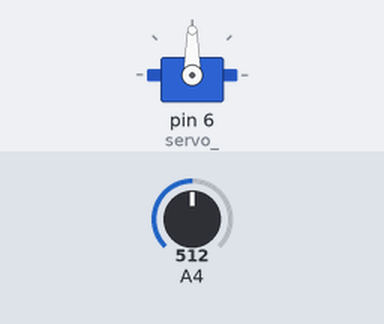
Simulated run of this sketch. Board: Arduino Uno, built with avr-gcc and run on an emulated ATmega328P. On the bench: servo. Inputs (shaded band) come from the test bench; at power-on: A4 = 512.

Above: at 1.2 s.
1.3 s: A4 set to 716
At 2.1 s:
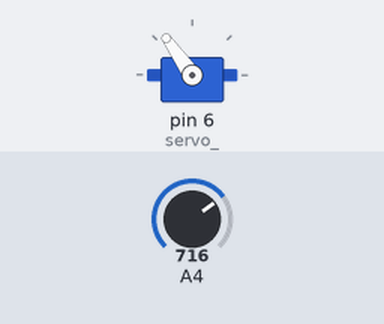
2.8 s: A4 set to 900
At 3.3 s:
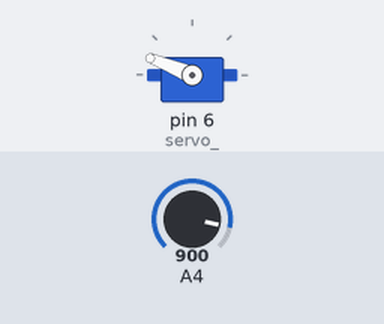
4.3 s: A4 set to 1023
At 5.5 s:
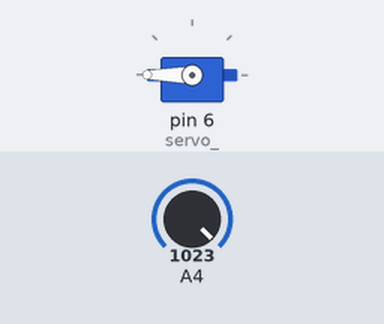
5.8 s: A4 set to 306
At 6.8 s:
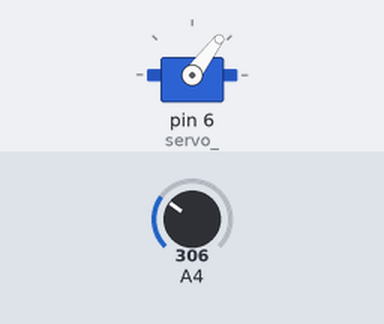
7.3 s: A4 set to 122
At 8.0 s:
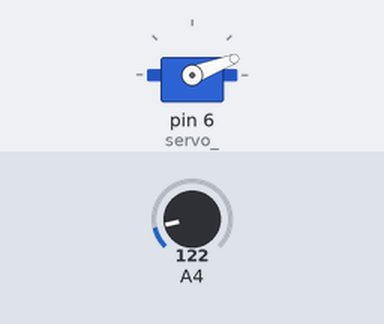
Timing chart, 0 to 9.8 s (numbered marks = the images above; inputs shaded):
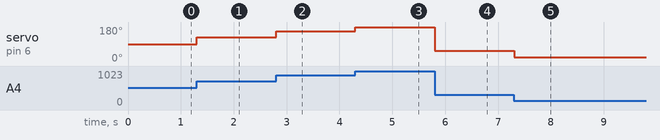

Measured:
- after the input at 1.3 s, servo on pin 6 (servo_): 90° → 125° at once
- after the input at 2.8 s, servo on pin 6 (servo_): 125° → 158° at once
- after the input at 4.3 s, servo on pin 6 (servo_): 158° → 180° at once
- after the input at 5.8 s, servo on pin 6 (servo_): 180° → 53° at once
- after the input at 7.3 s, servo on pin 6 (servo_): 53° → 21° at once

The sketch:

feedback_control_system_for_robotic_arms-CODE-.ino
```cpp
#include <Servo.h>

int feedbackmeasurement = 0, movement = 0;

Servo servo_;

void setup()
{
  pinMode(A4, INPUT);
  servo_.attach(6);

}

void loop()
{
  feedbackmeasurement = analogRead(A4);
  movement = map(feedbackmeasurement, 0, 1023, 0, 180);
  servo_.write(movement);
  delay(5);
}
```
